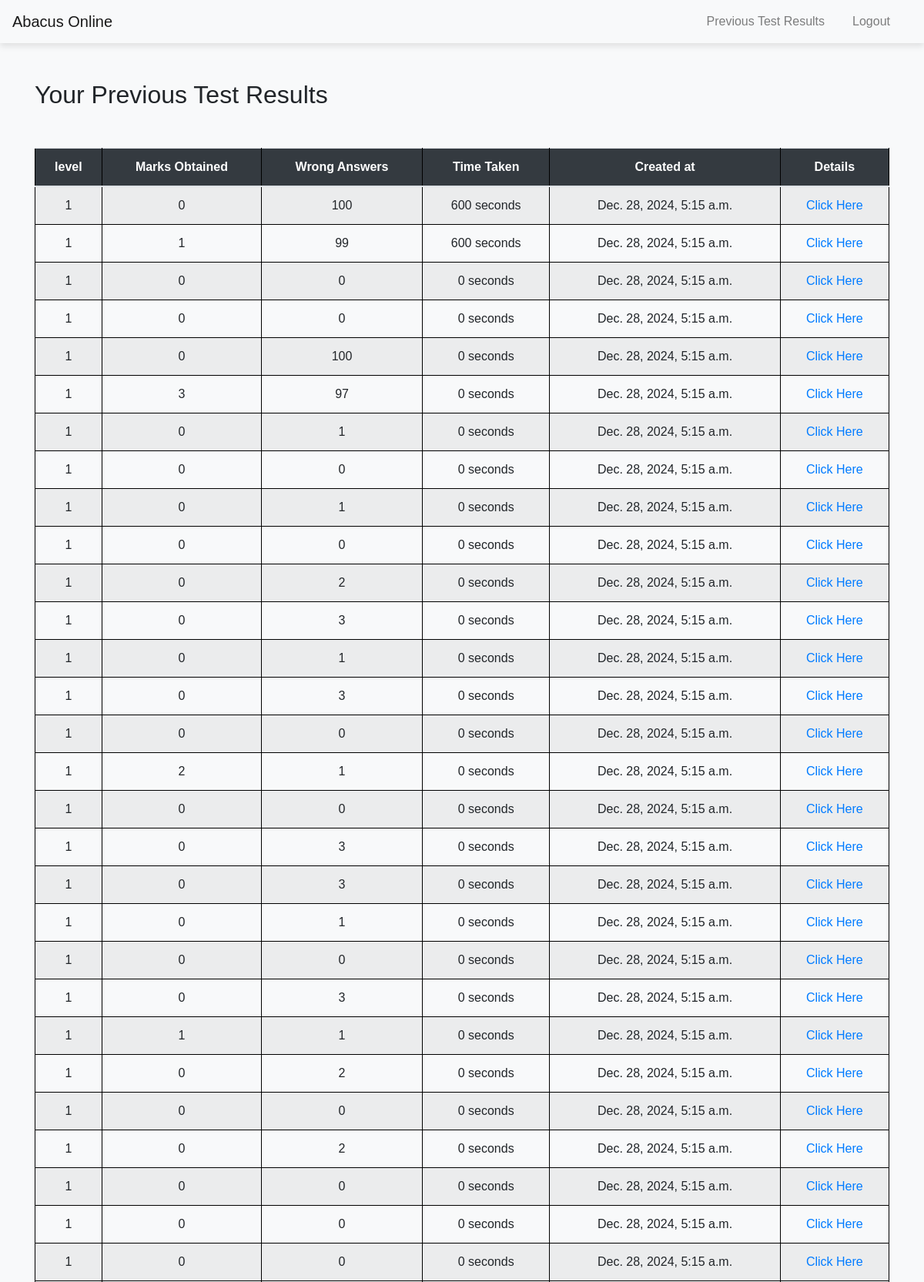
The page /view_previous_tests/ (signed in, upper part) on the database its author committed.
### questions/models.py (models this page shows, shortened)
class Test(models.Model):
    user = models.ForeignKey(User, on_delete=models.CASCADE, default=get_default_user)  # Default user
    time_taken = models.IntegerField(default=0)  # Default time is 0 seconds
    marks_obtained = models.IntegerField(default=0)  # Default marks are 0
    wrong_answers = models.IntegerField(default=0)  # Default wrong answers are 0
    level = models.IntegerField(default=1)  # Default level is 1
    created_at = models.DateTimeField(auto_now=True)
    test_id= models.IntegerField(default=get_default_user)
    fullname = models.CharField(max_length=255, default="")  # Full name of the user
    data = models.TextField(default="")

### questions/views.py (the view)
# urls.py: path('view_previous_tests/', views.view_previous_tests, name='view_previous_tests'),
@login_required
def view_previous_tests(request):
    return render(request, 'previous_tests.html', {'tests': Test.objects.filter(user=request.user)})

### questions/templates/previous_tests.html (shortened to what this page needs)
{% load static %}
<!DOCTYPE html>
<html lang="en">
<head>
    <link href="https://stackpath.bootstrapcdn.com/bootstrap/4.5.2/css/bootstrap.min.css" rel="stylesheet">
    <link rel="stylesheet" href="{% static 'styles.css' %}">
</head>
<body>
    <nav class="navbar navbar-expand-lg navbar-light bg-light sticky-top">
        <a class="navbar-brand" href="{% url 'home' %}">Abacus Online</a>
        <div class="collapse navbar-collapse" id="navbarNav">
            <ul class="navbar-nav ml-auto">
                <li class="nav-item">
                    <a class="nav-link" href="{% url 'view_previous_tests' %}">Previous Test Results</a>
                </li>
                <li class="nav-item">
                    <a class="nav-link" href="{% url 'login_user' %}">Logout</a>
                </li>
            </ul>
        </div>
    </nav>
<div class="container mt-5 fade-in">
    <h2>Your Previous Test Results</h2>
    {% if user.test_set.all %}
        <table class="table table-striped">
            <thead>
                <tr>
                    <th>level</th>
                    <th>Marks Obtained</th>
                    <th>Wrong Answers</th>
                    <th>Time Taken</th>
                    <th>Created at</th>
                    <th>Details</th>
                </tr>
            </thead>
            <tbody>
                {% for test in user.test_set.all %}
                    <tr>
                        <td>{{ test.level }}</td>
                        <td>{{ test.marks_obtained }}</td>
                        <td>{{ test.wrong_answers }}</td>
                        <td>{{ test.time_taken }} seconds</td>
                        <td>{{test.created_at}}</td>
                        <td><a href="{% url 'details' test.test_id %}">Click Here</a></td>
                    </tr>
                {% endfor %}
            </tbody>
        </table>
    {% else %}
        <p>You have not taken any tests yet.</p>
    {% endif %}
</div>
</body>
</html>

### questions/static/styles.css (style rules this page uses)
nav { background-color: #333; color: white; padding: 10px; }
nav ul { list-style-type: none; margin: 0; padding: 0; }
nav ul li { display: inline; margin-right: 20px; }
nav ul li a { color: white; text-decoration: none; }
table { width: 100%; border-collapse: collapse; margin-top: 20px; }
table, th, td { border: 1px solid black; }
th, td { padding: 10px; text-align: center; }

### questions/templates/previous_tests.html (style rules this page uses)
body { background-color: #f8f9fa; font-family: 'Arial', sans-serif; }
.navbar { box-shadow: 0 4px 8px rgba(0, 0, 0, 0.1); }
.navbar-nav .nav-item .nav-link { font-weight: 500; }
.table { margin-top: 50px; }
.table th { background-color: #343a40; color: white; }
.container { margin-top: 50px; }
.fade-in { opacity: 0; animation: fadeIn 2s forwards; }

### rows shown on the page
Test: level "1", marks_obtained "0", wrong_answers "100", time_taken "600", created_at "Dec. 28, 2024, 5:15 a.m."
Test: level "1", marks_obtained "1", wrong_answers "99", time_taken "600", created_at "Dec. 28, 2024, 5:15 a.m."
Test: level "1", marks_obtained "0", wrong_answers "0", time_taken "0", created_at "Dec. 28, 2024, 5:15 a.m."
Test: level "1", marks_obtained "0", wrong_answers "0", time_taken "0", created_at "Dec. 28, 2024, 5:15 a.m."
Test: level "1", marks_obtained "0", wrong_answers "100", time_taken "0", created_at "Dec. 28, 2024, 5:15 a.m."
Test: level "1", marks_obtained "3", wrong_answers "97", time_taken "0", created_at "Dec. 28, 2024, 5:15 a.m."
Test: level "1", marks_obtained "0", wrong_answers "1", time_taken "0", created_at "Dec. 28, 2024, 5:15 a.m."
Test: level "1", marks_obtained "0", wrong_answers "0", time_taken "0", created_at "Dec. 28, 2024, 5:15 a.m."
Test: level "1", marks_obtained "0", wrong_answers "1", time_taken "0", created_at "Dec. 28, 2024, 5:15 a.m."
Test: level "1", marks_obtained "0", wrong_answers "0", time_taken "0", created_at "Dec. 28, 2024, 5:15 a.m."
Test: level "1", marks_obtained "0", wrong_answers "2", time_taken "0", created_at "Dec. 28, 2024, 5:15 a.m."
Test: level "1", marks_obtained "0", wrong_answers "3", time_taken "0", created_at "Dec. 28, 2024, 5:15 a.m."
Test: level "1", marks_obtained "0", wrong_answers "1", time_taken "0", created_at "Dec. 28, 2024, 5:15 a.m."
Test: level "1", marks_obtained "0", wrong_answers "3", time_taken "0", created_at "Dec. 28, 2024, 5:15 a.m."
Test: level "1", marks_obtained "0", wrong_answers "0", time_taken "0", created_at "Dec. 28, 2024, 5:15 a.m."
Test: level "1", marks_obtained "2", wrong_answers "1", time_taken "0", created_at "Dec. 28, 2024, 5:15 a.m."
Test: level "1", marks_obtained "0", wrong_answers "0", time_taken "0", created_at "Dec. 28, 2024, 5:15 a.m."
Test: level "1", marks_obtained "0", wrong_answers "3", time_taken "0", created_at "Dec. 28, 2024, 5:15 a.m."
Test: level "1", marks_obtained "0", wrong_answers "3", time_taken "0", created_at "Dec. 28, 2024, 5:15 a.m."
Test: level "1", marks_obtained "0", wrong_answers "1", time_taken "0", created_at "Dec. 28, 2024, 5:15 a.m."
Test: level "1", marks_obtained "0", wrong_answers "0", time_taken "0", created_at "Dec. 28, 2024, 5:15 a.m."
Test: level "1", marks_obtained "0", wrong_answers "3", time_taken "0", created_at "Dec. 28, 2024, 5:15 a.m."
Test: level "1", marks_obtained "1", wrong_answers "1", time_taken "0", created_at "Dec. 28, 2024, 5:15 a.m."
Test: level "1", marks_obtained "0", wrong_answers "2", time_taken "0", created_at "Dec. 28, 2024, 5:15 a.m."
Test: level "1", marks_obtained "0", wrong_answers "0", time_taken "0", created_at "Dec. 28, 2024, 5:15 a.m."
Test: level "1", marks_obtained "0", wrong_answers "2", time_taken "0", created_at "Dec. 28, 2024, 5:15 a.m."
Test: level "1", marks_obtained "0", wrong_answers "0", time_taken "0", created_at "Dec. 28, 2024, 5:15 a.m."
Test: level "1", marks_obtained "0", wrong_answers "0", time_taken "0", created_at "Dec. 28, 2024, 5:15 a.m."
Test: level "1", marks_obtained "0", wrong_answers "0", time_taken "0", created_at "Dec. 28, 2024, 5:15 a.m."
